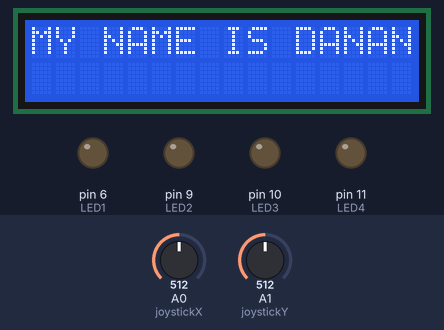
This sketch was run on a simulated Arduino Uno, built with avr-gcc and run on an emulated ATmega328P. Parts: 16×2 character LCD, output pins drawn as LEDs (lit = HIGH). The inputs (shaded band) are chosen by the test bench; at power-on: A0 (joystickX) = 512, A1 (joystickY) = 512.

Above: at 0.47 s.
At 1.67 s:
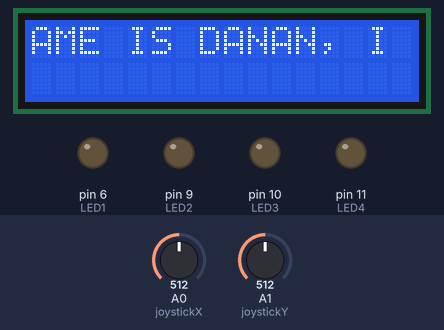
At 2.87 s:
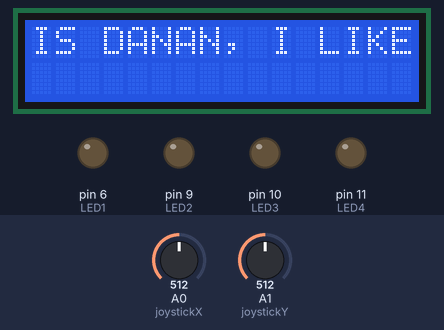
At 5.28 s:
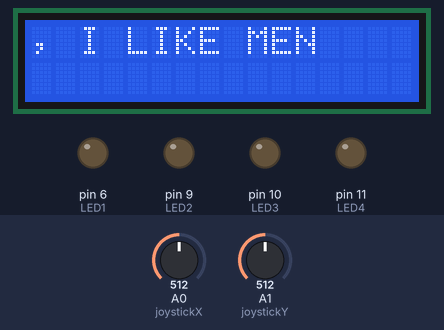
At 7.68 s:
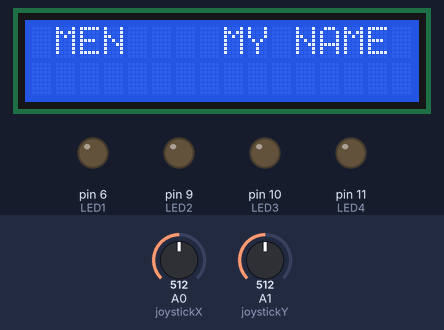
At 10.39 s:
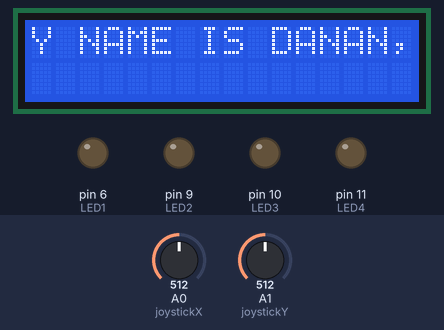

The sketch:

scrolling_LCD_Text.ino
```cpp
#include <Wire.h>
#include <LiquidCrystal_I2C.h>

// Most I2C backpacks use address 0x27 or 0x3F - if the display stays blank,
// run an I2C scanner sketch to find yours
LiquidCrystal_I2C lcd(0x27, 16, 2);

#define LED1 6
#define LED2 9
#define LED3 10
#define LED4 11
#define joystickX A0
#define joystickY A1
#define joystick 7

#define centerX 512
#define centerY 512
#define deadzone 100

const char message[] = "MY NAME IS DANAN, I LIKE MEN";
int scrollPos = 0;
unsigned long lastScrollTime = 0;
const unsigned long scrollInterval = 300;

void setup(){
  pinMode(A0, INPUT_PULLUP);
  pinMode(A1, INPUT_PULLUP);
  pinMode(6, OUTPUT);
  pinMode(9, OUTPUT);
  pinMode(10, OUTPUT);
  pinMode(11, OUTPUT);
  pinMode(joystick, INPUT_PULLUP);
  Serial.begin(9600);

  lcd.init();
  lcd.backlight();
}

void scrollText() {
  if (millis() - lastScrollTime >= scrollInterval) {
    lastScrollTime = millis();

    lcd.setCursor(0, 0);

    int msgLen = strlen(message);
    for (int i = 0; i < 16; i++) {
      int charIndex = (scrollPos + i) % (msgLen + 4);
      if (charIndex < msgLen) {
        lcd.print(message[charIndex]);
      } else {
        lcd.print(' ');
      }
    }

    scrollPos++;
    if (scrollPos >= msgLen + 4) {
      scrollPos = 0;
    }
  }
}

void loop(){
  int xVal = analogRead(joystickX);
  int yVal = analogRead(joystickY);

  int xOffset = map(xVal, 0, 1023, -centerX, centerX);
  int yOffset = map(yVal, 0, 1023, -centerY, centerY);

  bool right = xOffset > deadzone;
  bool left  = xOffset < -deadzone;
  bool up    = yOffset > deadzone;
  bool down  = yOffset < -deadzone;

  digitalWrite(LED1, LOW);
  digitalWrite(LED2, LOW);
  digitalWrite(LED3, LOW);
  digitalWrite(LED4, LOW);

  if (right && up) {
    digitalWrite(LED1, HIGH);
  } else if (left && up) {
    digitalWrite(LED2, HIGH);
  } else if (left && down) {
    digitalWrite(LED3, HIGH);
  } else if (right && down) {
    digitalWrite(LED4, HIGH);
  }

  scrollText();

  delay(20);
}
```

Measured:
- by itself, everything shown: repeats every 9.6 s, in 32 steps
